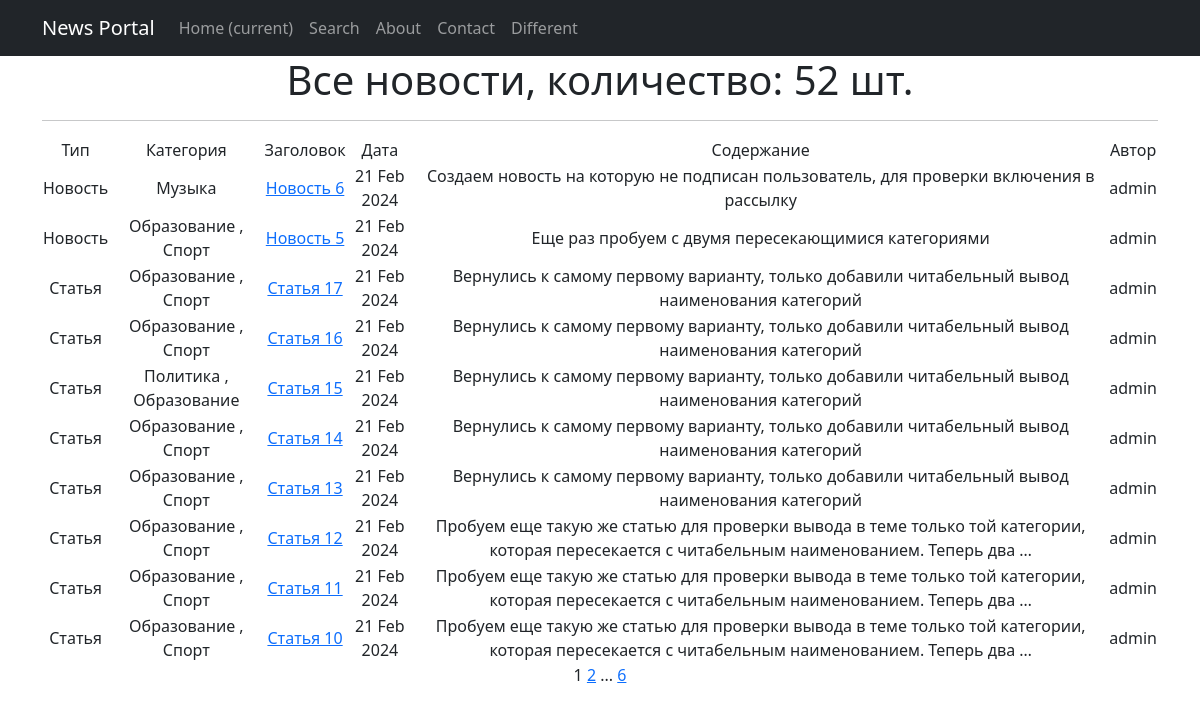
Screenshot of /portal/ with the database file from the repository.
### news/models.py (models this page shows, shortened)
class Post(models.Model):
    objects = None
    ARTICLE, NEWS = 'ART', 'NEW'
    TYPE_POST = [(ARTICLE, 'Статья'), (NEWS, 'Новость')]
    type_post = models.CharField(max_length=3, choices=TYPE_POST, default=ARTICLE)
    title = models.CharField(max_length=50)
    text = models.TextField()
    post_created_date = models.DateTimeField(auto_now_add=True)
    post_rating = models.IntegerField(default=0)
    post_author = models.ForeignKey(Author, on_delete=models.CASCADE)
    post_category = models.ManyToManyField(Category, through='PostCategory')

class Category(models.Model):
    objects = None
    POLITICS, EDUCATION, SPORT, MUSIC = 'POL', 'EDU', 'SPR', 'MUS'
    SUBJECTS = [
        (POLITICS, 'Политика'),
        (EDUCATION, 'Образование'),
        (SPORT, 'Спорт'),
        (MUSIC, 'Музыка')
    ]
    category = models.CharField(max_length=20, choices=SUBJECTS, unique=True)

class Author(models.Model):
    objects = None
    author_user = models.OneToOneField(User, on_delete=models.CASCADE)
    author_rating = models.IntegerField(default=0)

### news/views.py (the view)
# urls.py: path('', PostsList.as_view(), name='posts'),
class PostsList(ListView):
    model = Post  # Указываем модель, объекты которой мы будем выводить
    template_name = 'posts.html'  # Указываем имя шаблона, в котором будут все инструкции как показать
    context_object_name = 'posts'  # Это имя списка, в котором будут лежать все объекты.
    paginate_by = 10
    def get_queryset(self):
        queryset = super().get_queryset()
        return queryset.order_by('-post_created_date')
    def get_context_data(self, **kwargs):
        context = super().get_context_data(**kwargs)
        context['news_count'] = Post.objects.count()
        return context

### news/templatetags/add_filters.py (called while the page is built)
@register.filter(name='censor')
def censor(input_str):
    if not isinstance(input_str, str):
        raise ValueError('Цензор применяется только к строке!')
    for word in BAD_WORDS:
        if word and len(word) > 0:
            pattern = re.compile(re.escape(word), re.IGNORECASE)
            input_str = pattern.sub(f'{word[0]}{"*"*(len(word)-1)}', input_str)
    return input_str

### news/templatetags/add_tags.py (called while the page is built)
@register.simple_tag(takes_context=True)  # создание тега для замены параметров текущего запроса
def url_replace(context, **kwargs):
    d = context['request'].GET.copy()
    for k, v in kwargs.items():
        d[k] = v
    return d.urlencode()

### templates/posts.html (shortened to what this page needs)
{% extends 'flatpages/default_1.html' %}
{% load add_filters %}
{% load add_tags %}
{% block content %}
<h1>Все новости, количество: {{ news_count }} шт.</h1>
<hr>
{% if posts %}
  <table>
    <tr>
        <td>Тип</td>
        <td>Категория</td>
        <td>Заголовок</td>
        <td>Дата</td>
        <td>Содержание</td>
        <td>Автор</td>
    </tr>
    {% for post in posts %}
    <tr>
        <td>{{ post.get_type_post_display }}</td>
        <td>{% for category in post.post_category.all %}
                {{ category.get_category_display }}
                {% if not forloop.last %}, {% endif %}
            {% endfor %}
        </td>
        <td> <a href="{% url 'post' pk=post.id %}" target="_blank">{{ post.title|censor }}</a></td>
        <td> {{ post.post_created_date|date:'d M Y' }}</td>
        <td>  {{ post.text|censor|truncatewords:20 }}</td>
        <td>{{ post.post_author.author_user.username }}</td>
    </tr>
    {% endfor %}
  </table>
{% else %}
    <h2>На сегодня все!</h2>
{% endif %}
{{ page_obj.number }}
{% if page_obj.has_next %}
      <a href="?{% url_replace page=page_obj.next_page_number %}">{{ page_obj.next_page_number }}</a>
      {% if paginator.num_pages != page_obj.next_page_number %}
       ...
          <a href="?{% url_replace page=page_obj.paginator.num_pages %}">{{ page_obj.paginator.num_pages }}</a>
      {% endif %}
{% endif %}
{% endblock content %}

### templates/flatpages/default_1.html (shortened to what this page needs)
<!DOCTYPE html>
<html lang="en">
    <head>
        {% load static %}
        <link href="{% static 'css/styles.css' %}" rel="stylesheet" />
    </head>
    <body>
<nav class="navbar navbar-expand-lg navbar-dark bg-dark static-top">
   <div class="container">
       <a class="navbar-brand" href="/portal/">News Portal</a>
       <div class="collapse navbar-collapse" id="navbarResponsive">
           <ul class="navbar-nav ml-auto">
               <li class="nav-item active">
                   <a class="nav-link" href="/portal/">Home
                       <span class="sr-only">(current)</span>
                   </a>
               </li>
               <li class="nav-item">
                   <a class="nav-link" href="/portal/search/">Search</a>
               </li>
               <li class="nav-item">
                   <a class="nav-link" href="#">About</a>
               </li>
               <li class="nav-item">
                   <a class="nav-link" href="#">Contact</a>
               </li>
               <li class="nav-item">
                   <a class="nav-link" href="#">Different</a>
               </li>
           </ul>
       </div>
   </div>
</nav>
        <div class="container">
            <div class="row">
                <div class="col-lg-12 text-center">
                    {% block content %}
                    {% endblock content %}
                </div>
            </div>
        </div>
    </body>
</html>

### rows the page displays
Post: type_post "Новость", title|censor "Новость 6", post_created_date "21 Feb 2024", text|censor "Создаем новость на которую не подписан пользователь, для проверки включения в рассылку", post_author.author_user.username "admin"
Category: category "Музыка"
Post: type_post "Новость", title|censor "Новость 5", post_created_date "21 Feb 2024", text|censor "Еще раз пробуем с двумя пересекающимися категориями", post_author.author_user.username "admin"
Category: category "Образование"
Category: category "Спорт"
Post: type_post "Статья", title|censor "Статья 17", post_created_date "21 Feb 2024", text|censor "Вернулись к самому первому варианту, только добавили читабельный вывод наименования категорий", post_author.author_user.username "admin"
Post: type_post "Статья", title|censor "Статья 16", post_created_date "21 Feb 2024", text|censor "Вернулись к самому первому варианту, только добавили читабельный вывод наименования категорий", post_author.author_user.username "admin"
Post: type_post "Статья", title|censor "Статья 15", post_created_date "21 Feb 2024", text|censor "Вернулись к самому первому варианту, только добавили читабельный вывод наименования категорий", post_author.author_user.username "admin"
Category: category "Политика"
Post: type_post "Статья", title|censor "Статья 14", post_created_date "21 Feb 2024", text|censor "Вернулись к самому первому варианту, только добавили читабельный вывод наименования категорий", post_author.author_user.username "admin"
Post: type_post "Статья", title|censor "Статья 13", post_created_date "21 Feb 2024", text|censor "Вернулись к самому первому варианту, только добавили читабельный вывод наименования категорий", post_author.author_user.username "admin"
Post: type_post "Статья", title|censor "Статья 12", post_created_date "21 Feb 2024", text|censor "Пробуем еще такую же статью для проверки вывода в теме только той категории, которая пересекается с читабельным наименованием. Теперь два …", post_author.author_user.username "admin"
Post: type_post "Статья", title|censor "Статья 11", post_created_date "21 Feb 2024", text|censor "Пробуем еще такую же статью для проверки вывода в теме только той категории, которая пересекается с читабельным наименованием. Теперь два …", post_author.author_user.username "admin"
Post: type_post "Статья", title|censor "Статья 10", post_created_date "21 Feb 2024", text|censor "Пробуем еще такую же статью для проверки вывода в теме только той категории, которая пересекается с читабельным наименованием. Теперь два …", post_author.author_user.username "admin"

### other values shown
{{ news_count }} "52"
{{ page_obj.number }} "1"
{{ page_obj.next_page_number }} "2"
{{ page_obj.paginator.num_pages }} "6"
